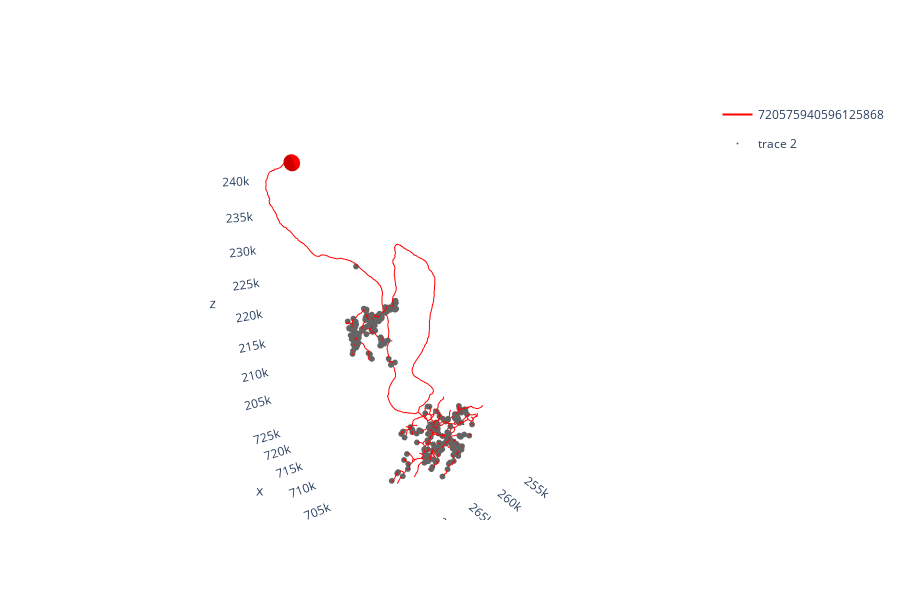

The notebook cell saved with this chart:
### Code cell
fig = navis.plot3d([n, connectors], color=['red', 'blue'])

### Figure 1 — Plotly figure (JSON) as saved in the notebook; plotly's stock layout.template omitted (floating-point values rounded to 4 significant figures; data arrays with more than 128 entries replaced by an {"elided": "..."} marker saying what was removed)
{"data": [{"hoverinfo": "none", "hovertext": " ", "legendgroup": "720575940596125868", "line": {"color": "rgb(255.0,0.0,0.0)", "width": 2}, "mode": "lines", "name": "720575940596125868", "showlegend": true, "type": "scatter3d", "x": {"elided": "2130 float values"}, "y": {"elided": "2130 float values"}, "z": {"elided": "2130 float values"}}, {"color": "rgb(255.0,0.0,0.0)", "hoverinfo": "name", "i": {"elided": "320 int values"}, "j": {"elided": "320 int values"}, "k": {"elided": "320 int values"}, "legendgroup": "720575940596125868", "showlegend": false, "type": "mesh3d", "x": {"elided": "162 float values"}, "y": {"elided": "162 float values"}, "z": {"elided": "162 float values"}}, {"hoverinfo": "none", "marker": {"color": "rgb(100, 100, 100)", "opacity": 1, "size": 2}, "mode": "markers", "showlegend": true, "type": "scatter3d", "x": {"elided": "425 int values"}, "y": {"elided": "425 int values"}, "z": {"elided": "425 int values"}}], "layout": {"autosize": true, "height": 600, "paper_bgcolor": "rgba(0,0,0,0)", "plot_bgcolor": "rgba(0,0,0,0)", "scene": {"aspectmode": "data", "aspectratio": {"x": 1, "y": 1, "z": 1}, "camera": {"eye": {"x": -1.743, "y": 1.071, "z": 0.71}, "up": {"x": 0, "y": 0, "z": 1}}, "xaxis": {"backgroundcolor": "rgb(240, 240, 240)", "gridcolor": "rgb(255, 255, 255)", "showbackground": false, "showgrid": false, "showline": false, "zerolinecolor": "rgb(255, 255, 255)"}, "yaxis": {"backgroundcolor": "rgb(240, 240, 240)", "gridcolor": "rgb(255, 255, 255)", "showbackground": false, "showgrid": false, "showline": false, "zerolinecolor": "rgb(255, 255, 255)"}, "zaxis": {"backgroundcolor": "rgb(240, 240, 240)", "gridcolor": "rgb(255, 255, 255)", "showbackground": false, "showgrid": false, "showline": false, "zerolinecolor": "rgb(255, 255, 255)"}}}}
